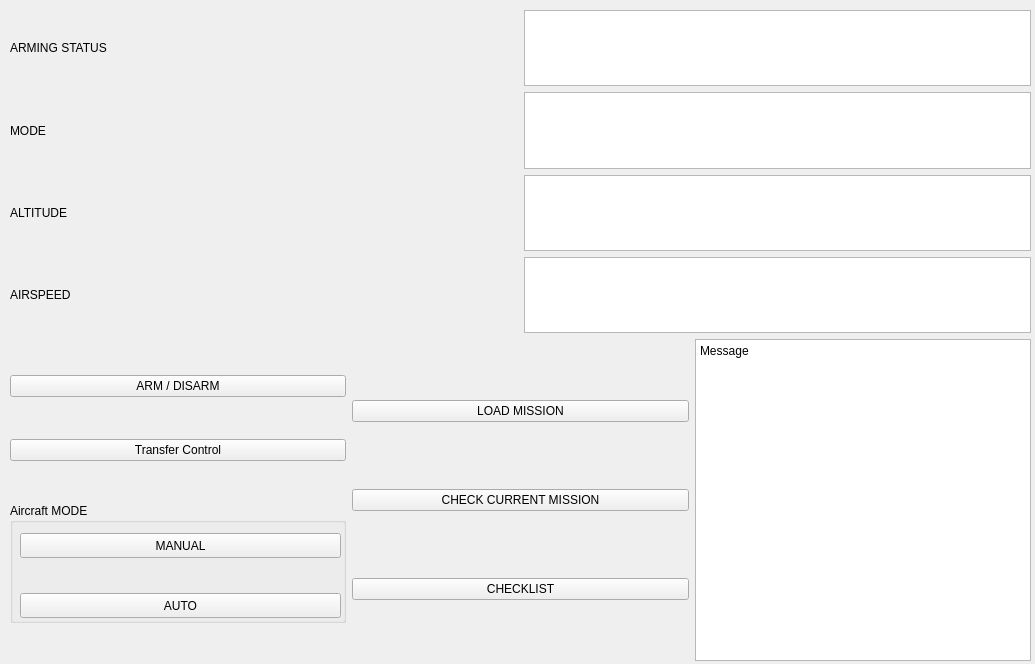
<?xml version="1.0" encoding="UTF-8"?>
<ui version="4.0">
 <class>Form</class>
 <widget class="QWidget" name="Form">
  <property name="geometry">
   <rect>
    <x>0</x>
    <y>0</y>
    <width>1035</width>
    <height>664</height>
   </rect>
  </property>
  <property name="windowTitle">
   <string>Form</string>
  </property>
  <widget class="QWidget" name="verticalLayoutWidget">
   <property name="geometry">
    <rect>
     <x>10</x>
     <y>10</y>
     <width>1021</width>
     <height>651</height>
    </rect>
   </property>
   <layout class="QVBoxLayout" name="verticalLayout">
    <item>
     <layout class="QVBoxLayout" name="verticalLayout_6">
      <item>
       <layout class="QHBoxLayout" name="horizontalLayout_2">
        <item>
         <layout class="QHBoxLayout" name="horizontalLayout_7">
          <item>
           <widget class="QLabel" name="label">
            <property name="sizePolicy">
             <sizepolicy hsizetype="Minimum" vsizetype="Minimum">
              <horstretch>0</horstretch>
              <verstretch>0</verstretch>
             </sizepolicy>
            </property>
            <property name="text">
             <string>ARMING STATUS</string>
            </property>
           </widget>
          </item>
          <item>
           <widget class="QPlainTextEdit" name="arming_textbox">
            <property name="sizePolicy">
             <sizepolicy hsizetype="Ignored" vsizetype="Ignored">
              <horstretch>0</horstretch>
              <verstretch>0</verstretch>
             </sizepolicy>
            </property>
            <property name="readOnly">
             <bool>true</bool>
            </property>
           </widget>
          </item>
         </layout>
        </item>
       </layout>
      </item>
      <item>
       <layout class="QHBoxLayout" name="horizontalLayout_3">
        <item>
         <widget class="QLabel" name="label_2">
          <property name="text">
           <string>MODE</string>
          </property>
         </widget>
        </item>
        <item>
         <widget class="QPlainTextEdit" name="mode_textbox">
          <property name="sizePolicy">
           <sizepolicy hsizetype="Ignored" vsizetype="Ignored">
            <horstretch>0</horstretch>
            <verstretch>0</verstretch>
           </sizepolicy>
          </property>
          <property name="readOnly">
           <bool>true</bool>
          </property>
         </widget>
        </item>
       </layout>
      </item>
      <item>
       <layout class="QHBoxLayout" name="horizontalLayout_6">
        <item>
         <widget class="QLabel" name="label_3">
          <property name="text">
           <string>ALTITUDE</string>
          </property>
         </widget>
        </item>
        <item>
         <widget class="QPlainTextEdit" name="altitude_textbox">
          <property name="sizePolicy">
           <sizepolicy hsizetype="Ignored" vsizetype="Ignored">
            <horstretch>0</horstretch>
            <verstretch>0</verstretch>
           </sizepolicy>
          </property>
          <property name="readOnly">
           <bool>true</bool>
          </property>
         </widget>
        </item>
       </layout>
      </item>
      <item>
       <layout class="QHBoxLayout" name="horizontalLayout_4">
        <item>
         <widget class="QLabel" name="label_4">
          <property name="text">
           <string>AIRSPEED</string>
          </property>
         </widget>
        </item>
        <item>
         <widget class="QPlainTextEdit" name="airspeed_textbox">
          <property name="sizePolicy">
           <sizepolicy hsizetype="Ignored" vsizetype="Ignored">
            <horstretch>0</horstretch>
            <verstretch>0</verstretch>
           </sizepolicy>
          </property>
          <property name="readOnly">
           <bool>true</bool>
          </property>
         </widget>
        </item>
       </layout>
      </item>
     </layout>
    </item>
    <item>
     <layout class="QHBoxLayout" name="button_menu">
      <item>
       <layout class="QVBoxLayout" name="verticalLayout_2">
        <item>
         <widget class="QPushButton" name="arming_pushbutton">
          <property name="text">
           <string>ARM / DISARM</string>
          </property>
         </widget>
        </item>
        <item>
         <widget class="QPushButton" name="control_pushbutton">
          <property name="text">
           <string>Transfer Control</string>
          </property>
         </widget>
        </item>
        <item>
         <widget class="QGroupBox" name="groupBox">
          <property name="sizePolicy">
           <sizepolicy hsizetype="Preferred" vsizetype="Preferred">
            <horstretch>0</horstretch>
            <verstretch>0</verstretch>
           </sizepolicy>
          </property>
          <property name="maximumSize">
           <size>
            <width>16777215</width>
            <height>120</height>
           </size>
          </property>
          <property name="title">
           <string>Aircraft MODE</string>
          </property>
          <widget class="QPushButton" name="mode_manual_pushbutton">
           <property name="geometry">
            <rect>
             <x>10</x>
             <y>30</y>
             <width>321</width>
             <height>25</height>
            </rect>
           </property>
           <property name="sizePolicy">
            <sizepolicy hsizetype="Expanding" vsizetype="Fixed">
             <horstretch>0</horstretch>
             <verstretch>0</verstretch>
            </sizepolicy>
           </property>
           <property name="text">
            <string>MANUAL</string>
           </property>
          </widget>
          <widget class="QPushButton" name="mode_auto_pushbutton">
           <property name="geometry">
            <rect>
             <x>10</x>
             <y>90</y>
             <width>321</width>
             <height>25</height>
            </rect>
           </property>
           <property name="sizePolicy">
            <sizepolicy hsizetype="Expanding" vsizetype="Fixed">
             <horstretch>0</horstretch>
             <verstretch>0</verstretch>
            </sizepolicy>
           </property>
           <property name="text">
            <string>AUTO</string>
           </property>
          </widget>
         </widget>
        </item>
       </layout>
      </item>
      <item>
       <layout class="QVBoxLayout" name="verticalLayout_3">
        <item>
         <widget class="QPushButton" name="load_mission_pushbutton">
          <property name="text">
           <string>LOAD MISSION</string>
          </property>
         </widget>
        </item>
        <item>
         <widget class="QPushButton" name="check_mission_pushbutton">
          <property name="text">
           <string>CHECK CURRENT MISSION</string>
          </property>
         </widget>
        </item>
        <item>
         <widget class="QPushButton" name="checklist_pushbutton">
          <property name="text">
           <string>CHECKLIST</string>
          </property>
         </widget>
        </item>
       </layout>
      </item>
      <item>
       <widget class="QPlainTextEdit" name="plainTextEdit_5">
        <property name="sizePolicy">
         <sizepolicy hsizetype="Ignored" vsizetype="Ignored">
          <horstretch>0</horstretch>
          <verstretch>0</verstretch>
         </sizepolicy>
        </property>
        <property name="plainText">
         <string>Message </string>
        </property>
       </widget>
      </item>
     </layout>
    </item>
   </layout>
  </widget>
 </widget>
 <resources/>
 <connections/>
</ui>
